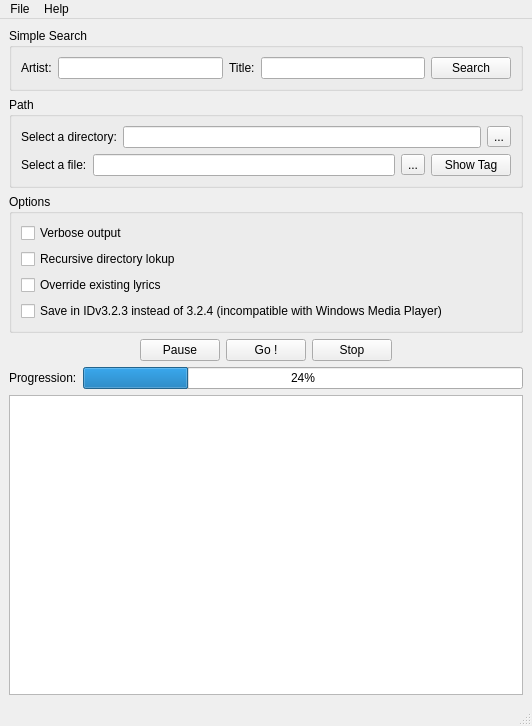
<?xml version="1.0" encoding="UTF-8"?>
<ui version="4.0">
 <class>MainWindow</class>
 <widget class="QMainWindow" name="MainWindow">
  <property name="geometry">
   <rect>
    <x>0</x>
    <y>0</y>
    <width>532</width>
    <height>726</height>
   </rect>
  </property>
  <property name="windowTitle">
   <string>MainWindow</string>
  </property>
  <property name="windowIcon">
   <iconset resource="resources.qrc">
    <normaloff>:/icon.jpg</normaloff>:/icon.jpg</iconset>
  </property>
  <widget class="QWidget" name="centralwidget">
   <layout class="QVBoxLayout" name="verticalLayout_3">
    <item>
     <layout class="QVBoxLayout" name="verticalLayout_2">
      <item>
       <widget class="QGroupBox" name="searchBox">
        <property name="title">
         <string>Simple Search</string>
        </property>
        <layout class="QHBoxLayout" name="horizontalLayout_3">
         <item>
          <widget class="QLabel" name="label_2">
           <property name="text">
            <string>Artist:</string>
           </property>
           <property name="buddy">
            <cstring>artistfield</cstring>
           </property>
          </widget>
         </item>
         <item>
          <widget class="QLineEdit" name="artistfield">
           <property name="toolTip">
            <string>&lt;html&gt;&lt;head/&gt;&lt;body&gt;&lt;p&gt;Enter artist name&lt;/p&gt;&lt;/body&gt;&lt;/html&gt;</string>
           </property>
           <property name="statusTip">
            <string>Enter artist name</string>
           </property>
          </widget>
         </item>
         <item>
          <widget class="QLabel" name="label_3">
           <property name="text">
            <string>Title:</string>
           </property>
           <property name="buddy">
            <cstring>titlefield</cstring>
           </property>
          </widget>
         </item>
         <item>
          <widget class="QLineEdit" name="titlefield">
           <property name="toolTip">
            <string>&lt;html&gt;&lt;head/&gt;&lt;body&gt;&lt;p&gt;Enter song title&lt;/p&gt;&lt;/body&gt;&lt;/html&gt;</string>
           </property>
           <property name="statusTip">
            <string>Enter song title</string>
           </property>
          </widget>
         </item>
         <item>
          <widget class="QPushButton" name="search">
           <property name="toolTip">
            <string>Launch research</string>
           </property>
           <property name="statusTip">
            <string>Launch research on ParolesMania</string>
           </property>
           <property name="whatsThis">
            <string>&lt;html&gt;&lt;head/&gt;&lt;body&gt;&lt;p&gt;Launch search&lt;/p&gt;&lt;/body&gt;&lt;/html&gt;</string>
           </property>
           <property name="text">
            <string>Search</string>
           </property>
          </widget>
         </item>
        </layout>
       </widget>
      </item>
      <item>
       <widget class="QGroupBox" name="pathBox">
        <property name="title">
         <string>Path</string>
        </property>
        <layout class="QVBoxLayout" name="verticalLayout">
         <item>
          <layout class="QHBoxLayout" name="horizontalLayout_5">
           <item>
            <widget class="QLabel" name="label_5">
             <property name="text">
              <string>Select a directory:</string>
             </property>
            </widget>
           </item>
           <item>
            <widget class="QLineEdit" name="lineEdit">
             <property name="toolTip">
              <string>Select a directory to lookup</string>
             </property>
             <property name="statusTip">
              <string>Select a directory to lookup</string>
             </property>
            </widget>
           </item>
           <item>
            <widget class="QToolButton" name="toolButton">
             <property name="text">
              <string>...</string>
             </property>
            </widget>
           </item>
          </layout>
         </item>
         <item>
          <layout class="QHBoxLayout" name="horizontalLayout_4">
           <item>
            <widget class="QLabel" name="label_4">
             <property name="text">
              <string>Select a file:</string>
             </property>
             <property name="buddy">
              <cstring>fileSelectEdit</cstring>
             </property>
            </widget>
           </item>
           <item>
            <widget class="QLineEdit" name="fileSelectEdit">
             <property name="toolTip">
              <string>&lt;html&gt;&lt;head/&gt;&lt;body&gt;&lt;p&gt;MP3 files to Tag&lt;/p&gt;&lt;/body&gt;&lt;/html&gt;</string>
             </property>
             <property name="statusTip">
              <string>MP3 files to Tag</string>
             </property>
            </widget>
           </item>
           <item>
            <widget class="QToolButton" name="chooseFile">
             <property name="text">
              <string>...</string>
             </property>
            </widget>
           </item>
           <item>
            <widget class="QPushButton" name="showTag">
             <property name="toolTip">
              <string>&lt;html&gt;&lt;head/&gt;&lt;body&gt;&lt;p&gt;Show current tags&lt;/p&gt;&lt;/body&gt;&lt;/html&gt;</string>
             </property>
             <property name="statusTip">
              <string>Show current tags</string>
             </property>
             <property name="text">
              <string>Show Tag</string>
             </property>
            </widget>
           </item>
          </layout>
         </item>
        </layout>
       </widget>
      </item>
      <item>
       <widget class="QGroupBox" name="optionBox">
        <property name="title">
         <string>Options</string>
        </property>
        <layout class="QVBoxLayout" name="verticalLayout_5">
         <item>
          <widget class="QCheckBox" name="checkVerbose">
           <property name="toolTip">
            <string>&lt;html&gt;&lt;head/&gt;&lt;body&gt;&lt;p&gt;Print verbose output&lt;/p&gt;&lt;/body&gt;&lt;/html&gt;</string>
           </property>
           <property name="text">
            <string>Verbose output</string>
           </property>
          </widget>
         </item>
         <item>
          <widget class="QCheckBox" name="checkRecursive">
           <property name="toolTip">
            <string>&lt;html&gt;&lt;head/&gt;&lt;body&gt;&lt;p&gt;Search MP3 files in subdirectories&lt;/p&gt;&lt;/body&gt;&lt;/html&gt;</string>
           </property>
           <property name="text">
            <string>Recursive directory lokup</string>
           </property>
          </widget>
         </item>
         <item>
          <widget class="QCheckBox" name="checkOverride">
           <property name="toolTip">
            <string>&lt;html&gt;&lt;head/&gt;&lt;body&gt;&lt;p&gt;Replace existing lyrics if they are found on internet&lt;/p&gt;&lt;/body&gt;&lt;/html&gt;</string>
           </property>
           <property name="text">
            <string>Override existing lyrics</string>
           </property>
          </widget>
         </item>
         <item>
          <widget class="QCheckBox" name="checkID3">
           <property name="toolTip">
            <string>&lt;html&gt;&lt;head/&gt;&lt;body&gt;&lt;p&gt;Save tags in IDv3.2.4 (Windows Media Player does not support this version yet)&lt;/p&gt;&lt;/body&gt;&lt;/html&gt;</string>
           </property>
           <property name="text">
            <string>Save in IDv3.2.3 instead of 3.2.4 (incompatible with Windows Media Player)</string>
           </property>
          </widget>
         </item>
        </layout>
       </widget>
      </item>
      <item>
       <layout class="QVBoxLayout" name="buttonsBox">
        <item>
         <layout class="QHBoxLayout" name="horizontalLayout">
          <item>
           <spacer name="horizontalSpacer_2">
            <property name="orientation">
             <enum>Qt::Horizontal</enum>
            </property>
            <property name="sizeHint" stdset="0">
             <size>
              <width>40</width>
              <height>20</height>
             </size>
            </property>
           </spacer>
          </item>
          <item>
           <widget class="QPushButton" name="pauseButton">
            <property name="toolTip">
             <string>&lt;html&gt;&lt;head/&gt;&lt;body&gt;&lt;p&gt;Pause the tagging&lt;/p&gt;&lt;/body&gt;&lt;/html&gt;</string>
            </property>
            <property name="text">
             <string>Pause</string>
            </property>
           </widget>
          </item>
          <item>
           <widget class="QPushButton" name="goButton">
            <property name="toolTip">
             <string>&lt;html&gt;&lt;head/&gt;&lt;body&gt;&lt;p&gt;Start Lyrics search and tag&lt;/p&gt;&lt;/body&gt;&lt;/html&gt;</string>
            </property>
            <property name="text">
             <string>Go !</string>
            </property>
           </widget>
          </item>
          <item>
           <widget class="QPushButton" name="stopButton">
            <property name="toolTip">
             <string>&lt;html&gt;&lt;head/&gt;&lt;body&gt;&lt;p&gt;Stop tagging&lt;/p&gt;&lt;/body&gt;&lt;/html&gt;</string>
            </property>
            <property name="text">
             <string>Stop</string>
            </property>
           </widget>
          </item>
          <item>
           <spacer name="horizontalSpacer">
            <property name="orientation">
             <enum>Qt::Horizontal</enum>
            </property>
            <property name="sizeHint" stdset="0">
             <size>
              <width>40</width>
              <height>20</height>
             </size>
            </property>
           </spacer>
          </item>
         </layout>
        </item>
       </layout>
      </item>
      <item>
       <layout class="QHBoxLayout" name="progressBox">
        <item>
         <widget class="QLabel" name="labelprogressBar">
          <property name="text">
           <string>Progression:</string>
          </property>
         </widget>
        </item>
        <item>
         <widget class="QProgressBar" name="progressBar">
          <property name="value">
           <number>24</number>
          </property>
          <property name="textVisible">
           <bool>true</bool>
          </property>
         </widget>
        </item>
       </layout>
      </item>
      <item>
       <widget class="QListWidget" name="listContent"/>
      </item>
     </layout>
    </item>
   </layout>
  </widget>
  <widget class="QMenuBar" name="menubar">
   <property name="geometry">
    <rect>
     <x>0</x>
     <y>0</y>
     <width>532</width>
     <height>26</height>
    </rect>
   </property>
   <widget class="QMenu" name="menuFile">
    <property name="title">
     <string>File</string>
    </property>
    <addaction name="actionOpen_File"/>
    <addaction name="actionOpen_Directory"/>
    <addaction name="separator"/>
    <addaction name="actionExit"/>
   </widget>
   <widget class="QMenu" name="menuHelp">
    <property name="title">
     <string>Help</string>
    </property>
    <addaction name="actionAbout"/>
   </widget>
   <addaction name="menuFile"/>
   <addaction name="menuHelp"/>
  </widget>
  <widget class="QStatusBar" name="statusbar"/>
  <action name="actionOpen_File">
   <property name="icon">
    <iconset>
     <normalon>:/icon.jpg</normalon>
    </iconset>
   </property>
   <property name="text">
    <string>Open File</string>
   </property>
   <property name="statusTip">
    <string>Open File</string>
   </property>
   <property name="shortcut">
    <string>Ctrl+F</string>
   </property>
   <property name="shortcutContext">
    <enum>Qt::ApplicationShortcut</enum>
   </property>
  </action>
  <action name="actionOpen_Directory">
   <property name="icon">
    <iconset resource="resources.qrc">
     <normaloff>:/icon.jpg</normaloff>:/icon.jpg</iconset>
   </property>
   <property name="text">
    <string>Open Directory</string>
   </property>
   <property name="statusTip">
    <string>Open Directory</string>
   </property>
   <property name="shortcut">
    <string>Ctrl+D</string>
   </property>
  </action>
  <action name="actionExit">
   <property name="icon">
    <iconset resource="resources.qrc">
     <normaloff>:/icon.jpg</normaloff>:/icon.jpg</iconset>
   </property>
   <property name="text">
    <string>Exit</string>
   </property>
   <property name="statusTip">
    <string>Exit LyricsTagger</string>
   </property>
   <property name="shortcut">
    <string>Ctrl+Q</string>
   </property>
  </action>
  <action name="actionAbout">
   <property name="icon">
    <iconset resource="resources.qrc">
     <normaloff>:/icon.jpg</normaloff>:/icon.jpg</iconset>
   </property>
   <property name="text">
    <string>About</string>
   </property>
   <property name="statusTip">
    <string>About LyricsTagger</string>
   </property>
   <property name="shortcut">
    <string>Ctrl+H</string>
   </property>
  </action>
 </widget>
 <tabstops>
  <tabstop>artistfield</tabstop>
  <tabstop>titlefield</tabstop>
  <tabstop>search</tabstop>
  <tabstop>checkVerbose</tabstop>
  <tabstop>checkRecursive</tabstop>
  <tabstop>checkOverride</tabstop>
  <tabstop>checkID3</tabstop>
  <tabstop>pauseButton</tabstop>
  <tabstop>goButton</tabstop>
  <tabstop>stopButton</tabstop>
  <tabstop>listContent</tabstop>
 </tabstops>
 <resources>
  <include location="resources.qrc"/>
 </resources>
 <connections/>
</ui>
